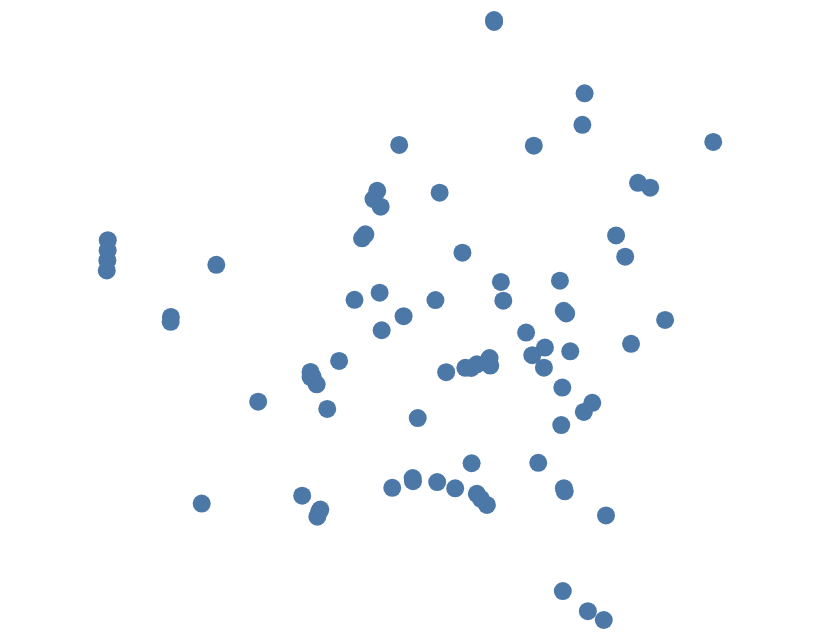

Write notebook code for a chart like this one.
### Code cell
alt.Chart(gdf).mark_geoshape().encode(tooltip=['Title'])

### Figure 1 — Vega-Lite specification as saved in the notebook (floating-point values rounded to 4 significant figures)
{"$schema": "https://vega.github.io/schema/vega-lite/v3.4.0.json", "config": {"mark": {"tooltip": null}, "view": {"height": 300, "width": 400}}, "data": {"name": "data-4595038c1a1e8a5e219bb63732c306ca"}, "datasets": {"data-4595038c1a1e8a5e219bb63732c306ca": [{"Locatie": "Kamp Nieuw Milligen, Meerveld, Netherlands", "Ministerie": "Ministerie van Defensie", "Project": "AOCS\\/Kamp Nieuw Milligen", "Title": null, "geometry": {"coordinates": [5.772, 52.22], "type": "Point"}, "type": "Feature"}, {"Locatie": "Eygelshoven, Netherlands", "Ministerie": "Ministerie van Defensie", "Project": "APS Eygelshoven", "Title": null, "geometry": {"coordinates": [6.068, 50.89], "type": "Point"}, "type": "Feature"}, {"Locatie": "198D-DW Barchman Wuytierslaan, Amersfoort, Netherlands", "Ministerie": "Ministerie van Defensie", "Project": "Bernhardkazerne", "Title": null, "geometry": {"coordinates": [5.345, 52.14], "type": "Point"}, "type": "Feature"}, {"Locatie": "Camp New Amsterdam, Huis ter Heide, Netherlands", "Ministerie": "Ministerie van Defensie", "Project": "Camp New Amsterdam", "Title": null, "geometry": {"coordinates": [5.273, 52.12], "type": "Point"}, "type": "Feature"}, {"Locatie": "Schaarsbergen, Netherlands", "Ministerie": "Ministerie van Defensie", "Project": "Cluster Schaarsbergen", "Title": null, "geometry": {"coordinates": [5.87, 52.03], "type": "Point"}, "type": "Feature"}, {"Locatie": "Frederikkazerne, The Hague, Netherlands", "Ministerie": "Ministerie van Defensie", "Project": "Frederikkazerne", "Title": null, "geometry": {"coordinates": [4.313, 52.1], "type": "Point"}, "type": "Feature"}, {"Locatie": "Oirschot, Netherlands", "Ministerie": "Ministerie van Defensie", "Project": "Genm. De Ruyter van Stevenickkazerne", "Title": null, "geometry": {"coordinates": [5.317, 51.51], "type": "Point"}, "type": "Feature"}, {"Locatie": "5 Akerstraat, Brunssum, Netherlands", "Ministerie": "Ministerie van Defensie", "Project": "HV Nassau Ouwerkerkkamp", "Title": null, "geometry": {"coordinates": [5.973, 50.94], "type": "Point"}, "type": "Feature"}, {"Locatie": "Havelte, Netherlands", "Ministerie": "Ministerie van Defensie", "Project": "Johannes Postkazenrne", "Title": null, "geometry": {"coordinates": [6.243, 52.78], "type": "Point"}, "type": "Feature"}, {"Locatie": "Joost Dourleinkazerne, Den Hoorn, Netherlands", "Ministerie": "Ministerie van Defensie", "Project": "Joost Dourleinkazerne", "Title": null, "geometry": {"coordinates": [4.763, 53.0], "type": "Point"}, "type": "Feature"}, {"Locatie": "Frankenlaan, Apeldoorn, Netherlands", "Ministerie": "Ministerie van Defensie", "Project": "Koning Willem III Kazerne", "Title": null, "geometry": {"coordinates": [5.928, 52.21], "type": "Point"}, "type": "Feature"}, {"Locatie": "Legerplaats bij Oldebroek, 't Harde, Netherlands", "Ministerie": "Ministerie van Defensie", "Project": "Legerplaats bij Olderboek", "Title": null, "geometry": {"coordinates": [5.912, 52.39], "type": "Point"}, "type": "Feature"}, {"Locatie": "Legerplaats Ermelo, Ermelo, Netherlands", "Ministerie": "Ministerie van Defensie", "Project": "Legerplaats Ermelo", "Title": null, "geometry": {"coordinates": [5.658, 52.3], "type": "Point"}, "type": "Feature"}, {"Locatie": "Legerplaats Harskamp, Harskamp, Netherlands", "Ministerie": "Ministerie van Defensie", "Project": "Legerplaats Harskamp", "Title": null, "geometry": {"coordinates": [5.76, 52.12], "type": "Point"}, "type": "Feature"}, {"Locatie": "Stroe, Netherlands", "Ministerie": "Ministerie van Defensie", "Project": "Legerplaats Stroe", "Title": null, "geometry": {"coordinates": [5.691, 52.19], "type": "Point"}, "type": "Feature"}, {"Locatie": "Leusden, Netherlands", "Ministerie": "Ministerie van Defensie", "Project": "Leusden", "Title": null, "geometry": {"coordinates": [5.428, 52.14], "type": "Point"}, "type": "Feature"}, {"Locatie": "1 Ripseweg, Vredepeel, Netherlands", "Ministerie": "Ministerie van Defensie", "Project": "Luchthavenbesluit De Peel", "Title": null, "geometry": {"coordinates": [5.855, 51.53], "type": "Point"}, "type": "Feature"}, {"Locatie": "Gilze-Rijen, Rijen, Netherlands", "Ministerie": "Ministerie van Defensie", "Project": "Luchthavenbesluit Gilze-Rijen", "Title": null, "geometry": {"coordinates": [4.924, 51.58], "type": "Point"}, "type": "Feature"}, {"Locatie": "Woensdrecht, Netherlands", "Ministerie": "Ministerie van Defensie", "Project": "Luchthavenbesluit Woensdrecht", "Title": null, "geometry": {"coordinates": [4.34, 51.42], "type": "Point"}, "type": "Feature"}, {"Locatie": "Luitenant-generaal Bestkazerne, Vredepeel, Netherlands", "Ministerie": "Ministerie van Defensie", "Project": "Luitenant Generaal Bestkazerne", "Title": null, "geometry": {"coordinates": [5.859, 51.52], "type": "Point"}, "type": "Feature"}, {"Locatie": "Luitenant-kolonel Tonnetkazerne, 't Harde, Netherlands", "Ministerie": "Ministerie van Defensie", "Project": "Luitenant Kolonel Tonnetkazerne", "Title": null, "geometry": {"coordinates": [5.897, 52.41], "type": "Point"}, "type": "Feature"}, {"Locatie": "Etablissement Einstein, Leiden, Netherlands", "Ministerie": "Ministerie van Defensie", "Project": "Marine Etablissement Amsterdam", "Title": null, "geometry": {"coordinates": [4.492, 52.16], "type": "Point"}, "type": "Feature"}, {"Locatie": "Vlissingen, Netherlands", "Ministerie": "Ministerie van Defensie", "Project": "Marine Kazerne Vlissingen", "Title": null, "geometry": {"coordinates": [3.619, 51.46], "type": "Point"}, "type": "Feature"}, {"Locatie": "Fort Erfprins, Den Helder, Netherlands", "Ministerie": "Ministerie van Defensie", "Project": "Marinekazerne Erfprins", "Title": null, "geometry": {"coordinates": [4.738, 52.96], "type": "Point"}, "type": "Feature"}, {"Locatie": "Veenhuizen, Netherlands", "Ministerie": "Ministerie van Defensie", "Project": "MMC-Veenhuizen", "Title": null, "geometry": {"coordinates": [6.394, 53.04], "type": "Point"}, "type": "Feature"}, {"Locatie": "Verspreide huizen Zuid-Oirschotse Heide, Oirschot, Netherlands", "Ministerie": "Ministerie van Defensie", "Project": "OT Oirschotse Heide", "Title": null, "geometry": {"coordinates": [5.341, 51.48], "type": "Point"}, "type": "Feature"}, {"Locatie": "Petten, Netherlands", "Ministerie": "Ministerie van Defensie", "Project": "Petten KM", "Title": null, "geometry": {"coordinates": [4.659, 52.77], "type": "Point"}, "type": "Feature"}, {"Locatie": "Soesterberg, Netherlands", "Ministerie": "Ministerie van Defensie", "Project": "Regio Soesterberg", "Title": null, "geometry": {"coordinates": [5.31, 52.12], "type": "Point"}, "type": "Feature"}, {"Locatie": "Ossendrecht, Netherlands", "Ministerie": "Ministerie van Defensie", "Project": "Schietfaciliteit Ossendrecht", "Title": null, "geometry": {"coordinates": [4.329, 51.4], "type": "Point"}, "type": "Feature"}, {"Locatie": "Nic Oostinghweg, De Wijk, Netherlands", "Ministerie": "Ministerie van Defensie", "Project": "USAG nic oost", "Title": null, "geometry": {"coordinates": [6.294, 52.67], "type": "Point"}, "type": "Feature"}, {"Locatie": "De Kooy, Den Helder, Netherlands", "Ministerie": "Ministerie van Defensie", "Project": "Vliegbasis De Kooy", "Title": null, "geometry": {"coordinates": [4.781, 52.92], "type": "Point"}, "type": "Feature"}, {"Locatie": "Eindhoven Airport, Eindhoven, Netherlands", "Ministerie": "Ministerie van Defensie", "Project": "Vliegbasis Eindhoven", "Title": null, "geometry": {"coordinates": [5.376, 51.45], "type": "Point"}, "type": "Feature"}, {"Locatie": "Vliegbasis Gilze-Rijen, Rijen, Netherlands", "Ministerie": "Ministerie van Defensie", "Project": "Vliegbasis Gilze-Rijen", "Title": null, "geometry": {"coordinates": [4.926, 51.57], "type": "Point"}, "type": "Feature"}, {"Locatie": "Vliegbasis Leeuwarden, Leeuwarden, Netherlands", "Ministerie": "Ministerie van Defensie", "Project": "Vliegbasis Leeuwarden", "Title": null, "geometry": {"coordinates": [5.752, 53.23], "type": "Point"}, "type": "Feature"}, {"Locatie": "Vliegbasis Volkel, Volkel, Netherlands", "Ministerie": "Ministerie van Defensie", "Project": "Vliegbasis Volkel", "Title": null, "geometry": {"coordinates": [5.703, 51.66], "type": "Point"}, "type": "Feature"}, {"Locatie": "Vliegbasis Woensdrecht, Hoogerheide, Netherlands", "Ministerie": "Ministerie van Defensie", "Project": "Vliegbasis Woensdrecht", "Title": null, "geometry": {"coordinates": [4.349, 51.43], "type": "Point"}, "type": "Feature"}, {"Locatie": "Huis Ter Heide, Netherlands", "Ministerie": "Ministerie van Defensie", "Project": "Walaardt Sacre Kamp", "Title": null, "geometry": {"coordinates": [6.469, 53.02], "type": "Point"}, "type": "Feature"}, {"Locatie": "A1, Bathmen, Netherlands", "Ministerie": "Ministerie van Infrastructuur en Waterstaat ", "Project": "A1 Apeldoorn - Azelo", "Title": null, "geometry": {"coordinates": [6.307, 52.24], "type": "Point"}, "type": "Feature"}, {"Locatie": "BP A12 Oudbroeken, Duiven, Netherlands", "Ministerie": "Ministerie van Infrastructuur en Waterstaat ", "Project": "A12\\/A15 Ressen - Oudbroeken (ViA15)", "Title": null, "geometry": {"coordinates": [6.051, 51.95], "type": "Point"}, "type": "Feature"}, {"Locatie": "A2, Born, Netherlands", "Ministerie": "Ministerie van Infrastructuur en Waterstaat ", "Project": "A2 Het Vonderen - Kerensheide", "Title": null, "geometry": {"coordinates": [5.824, 51.03], "type": "Point"}, "type": "Feature"}, {"Locatie": "A27, Hoogblokland, Netherlands", "Ministerie": "Ministerie van Infrastructuur en Waterstaat ", "Project": "A27 Houten - Hooipolder", "Title": null, "geometry": {"coordinates": [4.968, 51.88], "type": "Point"}, "type": "Feature"}, {"Locatie": "A27, Utrecht, Netherlands", "Ministerie": "Ministerie van Infrastructuur en Waterstaat ", "Project": "A27\\/A12 Ring Utrecht", "Title": null, "geometry": {"coordinates": [5.154, 52.1], "type": "Point"}, "type": "Feature"}, {"Locatie": "A28, Amersfoort, Netherlands", "Ministerie": "Ministerie van Infrastructuur en Waterstaat ", "Project": "A28\\/A1 knooppunt Hoevelaken", "Title": null, "geometry": {"coordinates": [5.426, 52.17], "type": "Point"}, "type": "Feature"}, {"Locatie": "A4, The Hague, Netherlands", "Ministerie": "Ministerie van Infrastructuur en Waterstaat ", "Project": "A4 Passage Den Haag", "Title": null, "geometry": {"coordinates": [4.349, 52.04], "type": "Point"}, "type": "Feature"}, {"Locatie": "Lelystad Centrum - Swifterbant, Lelystad, Netherlands", "Ministerie": "Ministerie van Infrastructuur en Waterstaat ", "Project": "A6 Almere Buiten-Oost - Lelystad", "Title": null, "geometry": {"coordinates": [5.514, 52.55], "type": "Point"}, "type": "Feature"}, {"Locatie": "Zaarderheiken, Blerick, Netherlands", "Ministerie": "Ministerie van Infrastructuur en Waterstaat ", "Project": "A67\\/A73 Knooppunt Zaarderheiken", "Title": null, "geometry": {"coordinates": [6.108, 51.4], "type": "Point"}, "type": "Feature"}, {"Locatie": "Afsluitdijk, Den Oever, Netherlands", "Ministerie": "Ministerie van Infrastructuur en Waterstaat ", "Project": "Afsluitdijk", "Title": null, "geometry": {"coordinates": [5.152, 52.99], "type": "Point"}, "type": "Feature"}, {"Locatie": "Den Haag Centraal, The Hague, Netherlands", "Ministerie": "Ministerie van Infrastructuur en Waterstaat ", "Project": "Den Haag CS, perronsporen 11 en 12", "Title": null, "geometry": {"coordinates": [4.326, 52.08], "type": "Point"}, "type": "Feature"}, {"Locatie": "Marken, Netherlands", "Ministerie": "Ministerie van Infrastructuur en Waterstaat ", "Project": "Hoogwaterbeschermingsprogramma Dijkversterking Marken", "Title": null, "geometry": {"coordinates": [5.103, 52.46], "type": "Point"}, "type": "Feature"}, {"Locatie": "Ymuiden, Netherlands", "Ministerie": "Ministerie van Infrastructuur en Waterstaat ", "Project": "Hoogwaterbeschermingsprogramma: Ijmuiden", "Title": null, "geometry": {"coordinates": [4.599, 52.46], "type": "Point"}, "type": "Feature"}, {"Locatie": "Vlieland, Netherlands", "Ministerie": "Ministerie van Infrastructuur en Waterstaat ", "Project": "Hoogwaterbeschermingsprogramma: Vlieland", "Title": null, "geometry": {"coordinates": [4.91, 53.23], "type": "Point"}, "type": "Feature"}, {"Locatie": "Houtribdijk, Enkhuizen, Netherlands", "Ministerie": "Ministerie van Infrastructuur en Waterstaat ", "Project": "Hoogwaterbeschermingsprogramma 2: Houtribdijk, onderdeel Trintelzand B\\/watersportstrand", "Title": null, "geometry": {"coordinates": [5.281, 52.69], "type": "Point"}, "type": "Feature"}, {"Locatie": "Pannerdensch Kanaal, Pannerden, Netherlands", "Ministerie": "Ministerie van Infrastructuur en Waterstaat ", "Project": "Krib- en oeververlaging Pannerdensch Kanaal", "Title": null, "geometry": {"coordinates": [5.997, 51.91], "type": "Point"}, "type": "Feature"}, {"Locatie": "Schiphol Airport, Schiphol, Netherlands", "Ministerie": "Ministerie van Infrastructuur en Waterstaat ", "Project": "Luchthavenverkeersbesluit Schiphol", "Title": null, "geometry": {"coordinates": [4.762, 52.31], "type": "Point"}, "type": "Feature"}, {"Locatie": "Lelystad Airport, Lelystad, Netherlands", "Ministerie": "Ministerie van Infrastructuur en Waterstaat ", "Project": "Luchthavenbesluit Lelystad Airport", "Title": null, "geometry": {"coordinates": [5.524, 52.46], "type": "Point"}, "type": "Feature"}, {"Locatie": "Oostrum, Netherlands", "Ministerie": "Ministerie van Infrastructuur en Waterstaat ", "Project": "Maaslijn (spoorwegproject)", "Title": null, "geometry": {"coordinates": [6.062, 53.33], "type": "Point"}, "type": "Feature"}, {"Locatie": "N33, Siddeburen, Netherlands", "Ministerie": "Ministerie van Infrastructuur en Waterstaat ", "Project": "N33 Zuidbroek - Appingedam", "Title": null, "geometry": {"coordinates": [6.876, 53.25], "type": "Point"}, "type": "Feature"}, {"Locatie": "2 Schapendijk, Notter, Netherlands", "Ministerie": "Ministerie van Infrastructuur en Waterstaat ", "Project": "N35 Nijverdal - Wierden", "Title": null, "geometry": {"coordinates": [6.525, 52.36], "type": "Point"}, "type": "Feature"}, {"Locatie": "N50, Kampen, Netherlands", "Ministerie": "Ministerie van Infrastructuur en Waterstaat ", "Project": "N50 Kampen - Kampen Zuid", "Title": null, "geometry": {"coordinates": [5.881, 52.56], "type": "Point"}, "type": "Feature"}, {"Locatie": "Krommenie, Netherlands", "Ministerie": "Ministerie van Infrastructuur en Waterstaat ", "Project": "Programma Hoogfrequent Spoorvervoer: Alkmaar - Amsterdam", "Title": null, "geometry": {"coordinates": [4.757, 52.5], "type": "Point"}, "type": "Feature"}, {"Locatie": "Amsterdam Centraal, Amsterdam, Netherlands", "Ministerie": "Ministerie van Infrastructuur en Waterstaat ", "Project": "Programma Hoogfrequent Spoorvervoer: Amsterdam Centraal", "Title": null, "geometry": {"coordinates": [4.901, 52.38], "type": "Point"}, "type": "Feature"}, {"Locatie": "Tilburg, Netherlands", "Ministerie": "Ministerie van Infrastructuur en Waterstaat ", "Project": "Programma Hoogfrequent Spoorvervoer: Eindhoven - Breda", "Title": null, "geometry": {"coordinates": [5.074, 51.56], "type": "Point"}, "type": "Feature"}, {"Locatie": "Van Miertstraat, Vught, Netherlands", "Ministerie": "Ministerie van Infrastructuur en Waterstaat ", "Project": "Programma Hoogfrequent Spoorvervoer: Meteren - Boxtel", "Title": null, "geometry": {"coordinates": [5.291, 51.66], "type": "Point"}, "type": "Feature"}, {"Locatie": "Stationsplein, Nymegen, Netherlands", "Ministerie": "Ministerie van Infrastructuur en Waterstaat ", "Project": "Programma Hoogfrequent Spoorvervoer: Nijmegen", "Title": null, "geometry": {"coordinates": [5.854, 51.84], "type": "Point"}, "type": "Feature"}, {"Locatie": "Zoommeer", "Ministerie": "Ministerie van Infrastructuur en Waterstaat ", "Project": "Rijksstructuurvisie Grevelingen en Volkerak - Zoommeer", "Title": null, "geometry": {"coordinates": [4.239, 51.5], "type": "Point"}, "type": "Feature"}, {"Locatie": "A58, Moergestel, Netherlands", "Ministerie": "Ministerie van Infrastructuur en Waterstaat ", "Project": "SmartwayZ.nl: InnovA58 (Eindhoven - Tilburg)", "Title": null, "geometry": {"coordinates": [5.184, 51.53], "type": "Point"}, "type": "Feature"}, {"Locatie": "A58, Ulvenhout, Netherlands", "Ministerie": "Ministerie van Infrastructuur en Waterstaat ", "Project": "SmartwayZ.nl: InnovA58 (Sint-Annabosch - Galder)", "Title": null, "geometry": {"coordinates": [4.796, 51.54], "type": "Point"}, "type": "Feature"}, {"Locatie": "Parallelweg, Schiedam, Netherlands", "Ministerie": "Ministerie van Infrastructuur en Waterstaat ", "Project": "Sporen Schiedam - Rotterdam", "Title": null, "geometry": {"coordinates": [4.41, 51.92], "type": "Point"}, "type": "Feature"}, {"Locatie": "?", "Ministerie": "Ministerie van Economische Zaken en Klimaat", "Project": "Windpark Tweede Maasvlakte", "Title": null, "geometry": {"coordinates": [3.983, 51.96], "type": "Point"}, "type": "Feature"}, {"Locatie": null, "Ministerie": "Ministerie van Economische Zaken en Klimaat", "Project": "Wind op Zee Hollandse Kust (west)", "Title": null, "geometry": {"coordinates": [3.455, 52.38], "type": "Point"}, "type": "Feature"}, {"Locatie": null, "Ministerie": "Ministerie van Economische Zaken en Klimaat", "Project": "Wind op Zee Ijmuiden Ver kavels I en II", "Title": null, "geometry": {"coordinates": [3.073, 52.76], "type": "Point"}, "type": "Feature"}, {"Locatie": null, "Ministerie": "Ministerie van Economische Zaken en Klimaat", "Project": "Wind op Zee Ijmuiden Ver kavels III en IV", "Title": null, "geometry": {"coordinates": [3.068, 52.66], "type": "Point"}, "type": "Feature"}, {"Locatie": null, "Ministerie": "Ministerie van Economische Zaken en Klimaat", "Project": "Wind op Zee Ten Noorden Van De Wadden", "Title": null, "geometry": {"coordinates": [5.534, 53.85], "type": "Point"}, "type": "Feature"}, {"Locatie": null, "Ministerie": "Ministerie van Economische Zaken en Klimaat", "Project": "Net op Zee Hollandse Kust (noord) en (west Alpha)", "Title": null, "geometry": {"coordinates": [3.746, 52.63], "type": "Point"}, "type": "Feature"}, {"Locatie": null, "Ministerie": "Ministerie van Economische Zaken en Klimaat", "Project": "Net op Zee Hollandse Kust (weta Beta)", "Title": null, "geometry": {"coordinates": [3.453, 52.35], "type": "Point"}, "type": "Feature"}, {"Locatie": null, "Ministerie": "Ministerie van Economische Zaken en Klimaat", "Project": "Net op Zee Ijmuiden Ver Noord", "Title": null, "geometry": {"coordinates": [3.071, 52.71], "type": "Point"}, "type": "Feature"}, {"Locatie": null, "Ministerie": "Ministerie van Economische Zaken en Klimaat", "Project": "Net op Zee Ijmuiden Ver zuid", "Title": null, "geometry": {"coordinates": [3.063, 52.61], "type": "Point"}, "type": "Feature"}, {"Locatie": null, "Ministerie": "Ministerie van Economische Zaken en Klimaat", "Project": "Net op Zee Ten Noorden Van DE Wadden", "Title": null, "geometry": {"coordinates": [5.534, 53.86], "type": "Point"}, "type": "Feature"}, {"Locatie": "Westgat", "Ministerie": "Ministerie van Economische Zaken en Klimaat", "Project": "Elektrificatie Ameland Westgat", "Title": null, "geometry": {"coordinates": [6.084, 53.49], "type": "Point"}, "type": "Feature"}, {"Locatie": "Petten, Netherlands", "Ministerie": "Ministerie van Volksgezondheid, Welzijn en Sport", "Project": "Pallas medische isotopenreactor", "Title": null, "geometry": {"coordinates": [4.68, 52.78], "type": "Point"}, "type": "Feature"}, {"Locatie": "Binnenhof, The Hague, Netherlands", "Ministerie": "Ministerie van Binnenlandse Zaken en Koninkrijksrelaties \\/ Rijksvastgoedbedrijf", "Project": "Renovatie Binnenhof", "Title": null, "geometry": {"coordinates": [4.312, 52.08], "type": "Point"}, "type": "Feature"}]}, "encoding": {"tooltip": [{"field": "Title", "type": "quantitative"}]}, "mark": "geoshape"}
